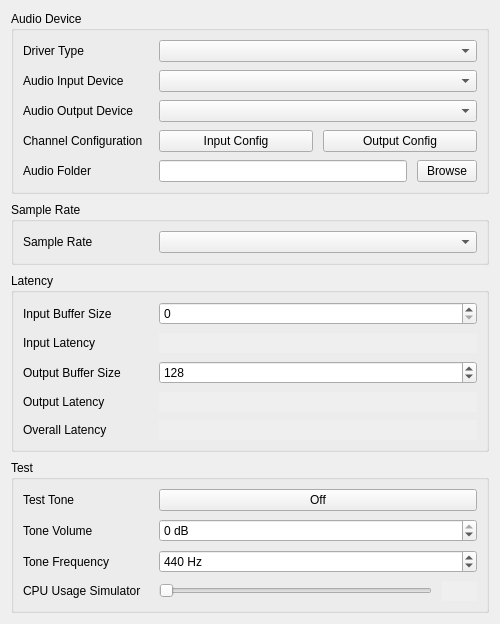
<?xml version="1.0" encoding="UTF-8"?>
<ui version="4.0">
 <class>AudioPreferencesWidget</class>
 <widget class="QWidget" name="AudioPreferencesWidget">
  <property name="geometry">
   <rect>
    <x>0</x>
    <y>0</y>
    <width>500</width>
    <height>624</height>
   </rect>
  </property>
  <property name="minimumSize">
   <size>
    <width>500</width>
    <height>0</height>
   </size>
  </property>
  <property name="windowTitle">
   <string>Audio Preferences</string>
  </property>
  <layout class="QVBoxLayout" name="main_layout">
   <property name="spacing">
    <number>8</number>
   </property>
   <item>
    <widget class="QGroupBox" name="audio_device_groupbox">
     <property name="title">
      <string>Audio Device</string>
     </property>
     <layout class="QFormLayout" name="audio_device_groupbox_layout">
      <property name="verticalSpacing">
       <number>8</number>
      </property>
      <item row="0" column="0">
       <widget class="QLabel" name="driver_type_label">
        <property name="sizePolicy">
         <sizepolicy hsizetype="Fixed" vsizetype="Preferred">
          <horstretch>0</horstretch>
          <verstretch>0</verstretch>
         </sizepolicy>
        </property>
        <property name="minimumSize">
         <size>
          <width>130</width>
          <height>0</height>
         </size>
        </property>
        <property name="maximumSize">
         <size>
          <width>130</width>
          <height>16777215</height>
         </size>
        </property>
        <property name="text">
         <string>Driver Type</string>
        </property>
       </widget>
      </item>
      <item row="0" column="1">
       <widget class="QComboBox" name="driver_type_combobox"/>
      </item>
      <item row="1" column="0">
       <widget class="QLabel" name="audio_input_device_label">
        <property name="sizePolicy">
         <sizepolicy hsizetype="Fixed" vsizetype="Preferred">
          <horstretch>0</horstretch>
          <verstretch>0</verstretch>
         </sizepolicy>
        </property>
        <property name="minimumSize">
         <size>
          <width>130</width>
          <height>0</height>
         </size>
        </property>
        <property name="maximumSize">
         <size>
          <width>130</width>
          <height>16777215</height>
         </size>
        </property>
        <property name="text">
         <string>Audio Input Device</string>
        </property>
       </widget>
      </item>
      <item row="1" column="1">
       <widget class="QComboBox" name="audio_input_device_combobox"/>
      </item>
      <item row="2" column="0">
       <widget class="QLabel" name="audio_output_device_label">
        <property name="sizePolicy">
         <sizepolicy hsizetype="Fixed" vsizetype="Preferred">
          <horstretch>0</horstretch>
          <verstretch>0</verstretch>
         </sizepolicy>
        </property>
        <property name="minimumSize">
         <size>
          <width>130</width>
          <height>0</height>
         </size>
        </property>
        <property name="maximumSize">
         <size>
          <width>130</width>
          <height>16777215</height>
         </size>
        </property>
        <property name="text">
         <string>Audio Output Device</string>
        </property>
       </widget>
      </item>
      <item row="2" column="1">
       <widget class="QComboBox" name="audio_output_device_combobox"/>
      </item>
      <item row="3" column="0">
       <widget class="QLabel" name="channel_configuration_label">
        <property name="sizePolicy">
         <sizepolicy hsizetype="Fixed" vsizetype="Preferred">
          <horstretch>0</horstretch>
          <verstretch>0</verstretch>
         </sizepolicy>
        </property>
        <property name="minimumSize">
         <size>
          <width>130</width>
          <height>0</height>
         </size>
        </property>
        <property name="maximumSize">
         <size>
          <width>130</width>
          <height>16777215</height>
         </size>
        </property>
        <property name="text">
         <string>Channel Configuration</string>
        </property>
       </widget>
      </item>
      <item row="3" column="1">
       <layout class="QHBoxLayout" name="channel_configuration_button_layout">
        <property name="spacing">
         <number>10</number>
        </property>
        <property name="leftMargin">
         <number>0</number>
        </property>
        <property name="rightMargin">
         <number>0</number>
        </property>
        <item>
         <widget class="QPushButton" name="input_config_button">
          <property name="text">
           <string>Input Config</string>
          </property>
         </widget>
        </item>
        <item>
         <widget class="QPushButton" name="output_config_button">
          <property name="text">
           <string>Output Config</string>
          </property>
         </widget>
        </item>
       </layout>
      </item>
      <item row="4" column="0">
       <widget class="QLabel" name="audio_folder_label">
        <property name="sizePolicy">
         <sizepolicy hsizetype="Fixed" vsizetype="Preferred">
          <horstretch>0</horstretch>
          <verstretch>0</verstretch>
         </sizepolicy>
        </property>
        <property name="minimumSize">
         <size>
          <width>130</width>
          <height>0</height>
         </size>
        </property>
        <property name="maximumSize">
         <size>
          <width>130</width>
          <height>16777215</height>
         </size>
        </property>
        <property name="text">
         <string>Audio Folder</string>
        </property>
       </widget>
      </item>
      <item row="4" column="1">
       <layout class="QHBoxLayout" name="audio_folder_layout">
        <property name="spacing">
         <number>10</number>
        </property>
        <item>
         <widget class="QLineEdit" name="audio_folder_editbox"/>
        </item>
        <item>
         <widget class="QPushButton" name="audio_folder_browse_button">
          <property name="sizePolicy">
           <sizepolicy hsizetype="Fixed" vsizetype="Fixed">
            <horstretch>0</horstretch>
            <verstretch>0</verstretch>
           </sizepolicy>
          </property>
          <property name="maximumSize">
           <size>
            <width>60</width>
            <height>16777215</height>
           </size>
          </property>
          <property name="text">
           <string>Browse</string>
          </property>
         </widget>
        </item>
       </layout>
      </item>
     </layout>
    </widget>
   </item>
   <item>
    <widget class="QGroupBox" name="sample_rate_groupbox">
     <property name="title">
      <string>Sample Rate</string>
     </property>
     <layout class="QFormLayout" name="sample_rate_groupbox_layout">
      <property name="verticalSpacing">
       <number>8</number>
      </property>
      <item row="0" column="0">
       <widget class="QLabel" name="sample_rate_label">
        <property name="sizePolicy">
         <sizepolicy hsizetype="Fixed" vsizetype="Preferred">
          <horstretch>0</horstretch>
          <verstretch>0</verstretch>
         </sizepolicy>
        </property>
        <property name="minimumSize">
         <size>
          <width>130</width>
          <height>0</height>
         </size>
        </property>
        <property name="maximumSize">
         <size>
          <width>200</width>
          <height>16777215</height>
         </size>
        </property>
        <property name="text">
         <string>Sample Rate</string>
        </property>
       </widget>
      </item>
      <item row="0" column="1">
       <widget class="QComboBox" name="sample_rate_combobox">
        <property name="currentIndex">
         <number>-1</number>
        </property>
       </widget>
      </item>
     </layout>
    </widget>
   </item>
   <item>
    <widget class="QGroupBox" name="latency_group_box">
     <property name="title">
      <string>Latency</string>
     </property>
     <layout class="QFormLayout" name="latency_groupbox_layout">
      <property name="verticalSpacing">
       <number>8</number>
      </property>
      <item row="0" column="0">
       <widget class="QLabel" name="input_buffer_size_label">
        <property name="sizePolicy">
         <sizepolicy hsizetype="Fixed" vsizetype="Preferred">
          <horstretch>0</horstretch>
          <verstretch>0</verstretch>
         </sizepolicy>
        </property>
        <property name="minimumSize">
         <size>
          <width>130</width>
          <height>0</height>
         </size>
        </property>
        <property name="maximumSize">
         <size>
          <width>130</width>
          <height>16777215</height>
         </size>
        </property>
        <property name="text">
         <string>Input Buffer Size</string>
        </property>
       </widget>
      </item>
      <item row="1" column="0">
       <widget class="QLabel" name="input_latency_label">
        <property name="sizePolicy">
         <sizepolicy hsizetype="Fixed" vsizetype="Preferred">
          <horstretch>0</horstretch>
          <verstretch>0</verstretch>
         </sizepolicy>
        </property>
        <property name="minimumSize">
         <size>
          <width>130</width>
          <height>0</height>
         </size>
        </property>
        <property name="maximumSize">
         <size>
          <width>130</width>
          <height>16777215</height>
         </size>
        </property>
        <property name="text">
         <string>Input Latency</string>
        </property>
       </widget>
      </item>
      <item row="1" column="1">
       <widget class="QLineEdit" name="input_latency_editbox">
        <property name="enabled">
         <bool>false</bool>
        </property>
        <property name="frame">
         <bool>false</bool>
        </property>
       </widget>
      </item>
      <item row="2" column="0">
       <widget class="QLabel" name="output_buffer_size_label">
        <property name="sizePolicy">
         <sizepolicy hsizetype="Fixed" vsizetype="Preferred">
          <horstretch>0</horstretch>
          <verstretch>0</verstretch>
         </sizepolicy>
        </property>
        <property name="minimumSize">
         <size>
          <width>130</width>
          <height>0</height>
         </size>
        </property>
        <property name="maximumSize">
         <size>
          <width>130</width>
          <height>16777215</height>
         </size>
        </property>
        <property name="text">
         <string>Output Buffer Size</string>
        </property>
       </widget>
      </item>
      <item row="3" column="0">
       <widget class="QLabel" name="output_latency_label">
        <property name="sizePolicy">
         <sizepolicy hsizetype="Fixed" vsizetype="Preferred">
          <horstretch>0</horstretch>
          <verstretch>0</verstretch>
         </sizepolicy>
        </property>
        <property name="minimumSize">
         <size>
          <width>130</width>
          <height>0</height>
         </size>
        </property>
        <property name="maximumSize">
         <size>
          <width>130</width>
          <height>16777215</height>
         </size>
        </property>
        <property name="text">
         <string>Output Latency</string>
        </property>
       </widget>
      </item>
      <item row="3" column="1">
       <widget class="QLineEdit" name="output_latency_editbox">
        <property name="enabled">
         <bool>false</bool>
        </property>
        <property name="frame">
         <bool>false</bool>
        </property>
       </widget>
      </item>
      <item row="4" column="0">
       <widget class="QLabel" name="overall_latency_label">
        <property name="sizePolicy">
         <sizepolicy hsizetype="Fixed" vsizetype="Preferred">
          <horstretch>0</horstretch>
          <verstretch>0</verstretch>
         </sizepolicy>
        </property>
        <property name="minimumSize">
         <size>
          <width>130</width>
          <height>0</height>
         </size>
        </property>
        <property name="maximumSize">
         <size>
          <width>130</width>
          <height>16777215</height>
         </size>
        </property>
        <property name="text">
         <string>Overall Latency</string>
        </property>
       </widget>
      </item>
      <item row="4" column="1">
       <widget class="QLineEdit" name="overall_latency_editbox">
        <property name="enabled">
         <bool>false</bool>
        </property>
        <property name="frame">
         <bool>false</bool>
        </property>
       </widget>
      </item>
      <item row="0" column="1">
       <widget class="FactorOf2SpinBox" name="input_buffer_size_spinbox">
        <property name="maximum">
         <number>65536</number>
        </property>
       </widget>
      </item>
      <item row="2" column="1">
       <widget class="FactorOf2SpinBox" name="output_buffer_size_spinbox">
        <property name="maximum">
         <number>65536</number>
        </property>
        <property name="value">
         <number>128</number>
        </property>
       </widget>
      </item>
     </layout>
    </widget>
   </item>
   <item>
    <widget class="QGroupBox" name="test_groupbox">
     <property name="title">
      <string>Test</string>
     </property>
     <layout class="QFormLayout" name="test_groupbox_layout">
      <property name="verticalSpacing">
       <number>8</number>
      </property>
      <item row="0" column="0">
       <widget class="QLabel" name="test_tone_label">
        <property name="sizePolicy">
         <sizepolicy hsizetype="Fixed" vsizetype="Preferred">
          <horstretch>0</horstretch>
          <verstretch>0</verstretch>
         </sizepolicy>
        </property>
        <property name="minimumSize">
         <size>
          <width>130</width>
          <height>0</height>
         </size>
        </property>
        <property name="maximumSize">
         <size>
          <width>130</width>
          <height>16777215</height>
         </size>
        </property>
        <property name="text">
         <string>Test Tone</string>
        </property>
       </widget>
      </item>
      <item row="0" column="1">
       <widget class="QPushButton" name="test_tone_button">
        <property name="text">
         <string>Off</string>
        </property>
        <property name="checkable">
         <bool>true</bool>
        </property>
       </widget>
      </item>
      <item row="1" column="0">
       <widget class="QLabel" name="tone_volume_label">
        <property name="sizePolicy">
         <sizepolicy hsizetype="Fixed" vsizetype="Preferred">
          <horstretch>0</horstretch>
          <verstretch>0</verstretch>
         </sizepolicy>
        </property>
        <property name="minimumSize">
         <size>
          <width>130</width>
          <height>0</height>
         </size>
        </property>
        <property name="maximumSize">
         <size>
          <width>130</width>
          <height>16777215</height>
         </size>
        </property>
        <property name="text">
         <string>Tone Volume</string>
        </property>
       </widget>
      </item>
      <item row="1" column="1">
       <widget class="QSpinBox" name="tone_volume_spinbox">
        <property name="suffix">
         <string> dB</string>
        </property>
        <property name="minimum">
         <number>-80</number>
        </property>
        <property name="maximum">
         <number>0</number>
        </property>
       </widget>
      </item>
      <item row="2" column="0">
       <widget class="QLabel" name="tone_frequency_label">
        <property name="sizePolicy">
         <sizepolicy hsizetype="Fixed" vsizetype="Preferred">
          <horstretch>0</horstretch>
          <verstretch>0</verstretch>
         </sizepolicy>
        </property>
        <property name="minimumSize">
         <size>
          <width>130</width>
          <height>0</height>
         </size>
        </property>
        <property name="maximumSize">
         <size>
          <width>130</width>
          <height>16777215</height>
         </size>
        </property>
        <property name="text">
         <string>Tone Frequency</string>
        </property>
       </widget>
      </item>
      <item row="2" column="1">
       <widget class="QSpinBox" name="tone_frequency_spinbox">
        <property name="suffix">
         <string> Hz</string>
        </property>
        <property name="minimum">
         <number>100</number>
        </property>
        <property name="maximum">
         <number>10000</number>
        </property>
        <property name="singleStep">
         <number>10</number>
        </property>
        <property name="value">
         <number>440</number>
        </property>
       </widget>
      </item>
      <item row="3" column="0">
       <widget class="QLabel" name="cpu_usage_simulator_label">
        <property name="sizePolicy">
         <sizepolicy hsizetype="Fixed" vsizetype="Preferred">
          <horstretch>0</horstretch>
          <verstretch>0</verstretch>
         </sizepolicy>
        </property>
        <property name="minimumSize">
         <size>
          <width>130</width>
          <height>0</height>
         </size>
        </property>
        <property name="maximumSize">
         <size>
          <width>130</width>
          <height>16777215</height>
         </size>
        </property>
        <property name="text">
         <string>CPU Usage Simulator</string>
        </property>
       </widget>
      </item>
      <item row="3" column="1">
       <layout class="QHBoxLayout" name="simulated_cpu_usage_slider_layout">
        <property name="spacing">
         <number>10</number>
        </property>
        <item>
         <widget class="QSlider" name="simulated_cpu_usage_slider">
          <property name="maximum">
           <number>100</number>
          </property>
          <property name="sliderPosition">
           <number>0</number>
          </property>
          <property name="orientation">
           <enum>Qt::Horizontal</enum>
          </property>
         </widget>
        </item>
        <item>
         <widget class="QLineEdit" name="simulated_cpu_usage_editbox">
          <property name="enabled">
           <bool>false</bool>
          </property>
          <property name="sizePolicy">
           <sizepolicy hsizetype="Fixed" vsizetype="Fixed">
            <horstretch>0</horstretch>
            <verstretch>0</verstretch>
           </sizepolicy>
          </property>
          <property name="maximumSize">
           <size>
            <width>35</width>
            <height>16777215</height>
           </size>
          </property>
          <property name="frame">
           <bool>false</bool>
          </property>
         </widget>
        </item>
       </layout>
      </item>
     </layout>
    </widget>
   </item>
   <item>
    <spacer name="vertical_spacer">
     <property name="orientation">
      <enum>Qt::Vertical</enum>
     </property>
     <property name="sizeHint" stdset="0">
      <size>
       <width>20</width>
       <height>40</height>
      </size>
     </property>
    </spacer>
   </item>
  </layout>
 </widget>
 <customwidgets>
  <customwidget>
   <class>FactorOf2SpinBox</class>
   <extends>QSpinBox</extends>
   <header>pyfx.widgets.factor_of_2_spinbox</header>
  </customwidget>
 </customwidgets>
 <resources/>
 <connections>
  <connection>
   <sender>driver_type_combobox</sender>
   <signal>currentTextChanged(QString)</signal>
   <receiver>AudioPreferencesWidget</receiver>
   <slot>driver_type_changed(QString)</slot>
   <hints>
    <hint type="sourcelabel">
     <x>240</x>
     <y>45</y>
    </hint>
    <hint type="destinationlabel">
     <x>172</x>
     <y>278</y>
    </hint>
   </hints>
  </connection>
  <connection>
   <sender>audio_input_device_combobox</sender>
   <signal>currentTextChanged(QString)</signal>
   <receiver>AudioPreferencesWidget</receiver>
   <slot>audio_input_device_changed(QString)</slot>
   <hints>
    <hint type="sourcelabel">
     <x>280</x>
     <y>75</y>
    </hint>
    <hint type="destinationlabel">
     <x>212</x>
     <y>278</y>
    </hint>
   </hints>
  </connection>
  <connection>
   <sender>audio_output_device_combobox</sender>
   <signal>currentTextChanged(QString)</signal>
   <receiver>AudioPreferencesWidget</receiver>
   <slot>audio_output_device_changed(QString)</slot>
   <hints>
    <hint type="sourcelabel">
     <x>280</x>
     <y>105</y>
    </hint>
    <hint type="destinationlabel">
     <x>212</x>
     <y>278</y>
    </hint>
   </hints>
  </connection>
  <connection>
   <sender>sample_rate_combobox</sender>
   <signal>currentTextChanged(QString)</signal>
   <receiver>AudioPreferencesWidget</receiver>
   <slot>sample_rate_changed(QString)</slot>
   <hints>
    <hint type="sourcelabel">
     <x>280</x>
     <y>205</y>
    </hint>
    <hint type="destinationlabel">
     <x>212</x>
     <y>278</y>
    </hint>
   </hints>
  </connection>
  <connection>
   <sender>test_tone_button</sender>
   <signal>toggled(bool)</signal>
   <receiver>AudioPreferencesWidget</receiver>
   <slot>test_tone_button_toggled(bool)</slot>
   <hints>
    <hint type="sourcelabel">
     <x>280</x>
     <y>458</y>
    </hint>
    <hint type="destinationlabel">
     <x>212</x>
     <y>278</y>
    </hint>
   </hints>
  </connection>
  <connection>
   <sender>tone_volume_spinbox</sender>
   <signal>valueChanged(int)</signal>
   <receiver>AudioPreferencesWidget</receiver>
   <slot>test_tone_volume_changed(int)</slot>
   <hints>
    <hint type="sourcelabel">
     <x>280</x>
     <y>489</y>
    </hint>
    <hint type="destinationlabel">
     <x>212</x>
     <y>278</y>
    </hint>
   </hints>
  </connection>
  <connection>
   <sender>tone_frequency_spinbox</sender>
   <signal>valueChanged(int)</signal>
   <receiver>AudioPreferencesWidget</receiver>
   <slot>test_tone_frequency_changed(int)</slot>
   <hints>
    <hint type="sourcelabel">
     <x>280</x>
     <y>519</y>
    </hint>
    <hint type="destinationlabel">
     <x>212</x>
     <y>278</y>
    </hint>
   </hints>
  </connection>
  <connection>
   <sender>input_buffer_size_spinbox</sender>
   <signal>valueChanged(int)</signal>
   <receiver>AudioPreferencesWidget</receiver>
   <slot>input_buffer_size_changed(int)</slot>
   <hints>
    <hint type="sourcelabel">
     <x>280</x>
     <y>271</y>
    </hint>
    <hint type="destinationlabel">
     <x>212</x>
     <y>278</y>
    </hint>
   </hints>
  </connection>
  <connection>
   <sender>output_buffer_size_spinbox</sender>
   <signal>valueChanged(int)</signal>
   <receiver>AudioPreferencesWidget</receiver>
   <slot>output_buffer_size_changed(int)</slot>
   <hints>
    <hint type="sourcelabel">
     <x>280</x>
     <y>331</y>
    </hint>
    <hint type="destinationlabel">
     <x>212</x>
     <y>278</y>
    </hint>
   </hints>
  </connection>
  <connection>
   <sender>simulated_cpu_usage_slider</sender>
   <signal>valueChanged(int)</signal>
   <receiver>AudioPreferencesWidget</receiver>
   <slot>simulated_cpu_usage_changed(int)</slot>
   <hints>
    <hint type="sourcelabel">
     <x>215</x>
     <y>550</y>
    </hint>
    <hint type="destinationlabel">
     <x>172</x>
     <y>294</y>
    </hint>
   </hints>
  </connection>
  <connection>
   <sender>audio_folder_browse_button</sender>
   <signal>pressed()</signal>
   <receiver>AudioPreferencesWidget</receiver>
   <slot>audio_folder_browse_button_pressed()</slot>
   <hints>
    <hint type="sourcelabel">
     <x>371</x>
     <y>171</y>
    </hint>
    <hint type="destinationlabel">
     <x>210</x>
     <y>311</y>
    </hint>
   </hints>
  </connection>
  <connection>
   <sender>audio_folder_editbox</sender>
   <signal>editingFinished()</signal>
   <receiver>AudioPreferencesWidget</receiver>
   <slot>audio_folder_editing_finished()</slot>
   <hints>
    <hint type="sourcelabel">
     <x>243</x>
     <y>171</y>
    </hint>
    <hint type="destinationlabel">
     <x>210</x>
     <y>311</y>
    </hint>
   </hints>
  </connection>
 </connections>
 <slots>
  <slot>driver_type_changed(QString)</slot>
  <slot>audio_input_device_changed(QString)</slot>
  <slot>audio_output_device_changed(QString)</slot>
  <slot>sample_rate_changed(QString)</slot>
  <slot>test_tone_button_toggled(bool)</slot>
  <slot>test_tone_volume_changed(int)</slot>
  <slot>test_tone_frequency_changed(int)</slot>
  <slot>input_buffer_size_changed(int)</slot>
  <slot>output_buffer_size_changed(int)</slot>
  <slot>simulated_cpu_usage_changed(int)</slot>
  <slot>audio_folder_browse_button_pressed()</slot>
  <slot>audio_folder_editing_finished()</slot>
 </slots>
</ui>
